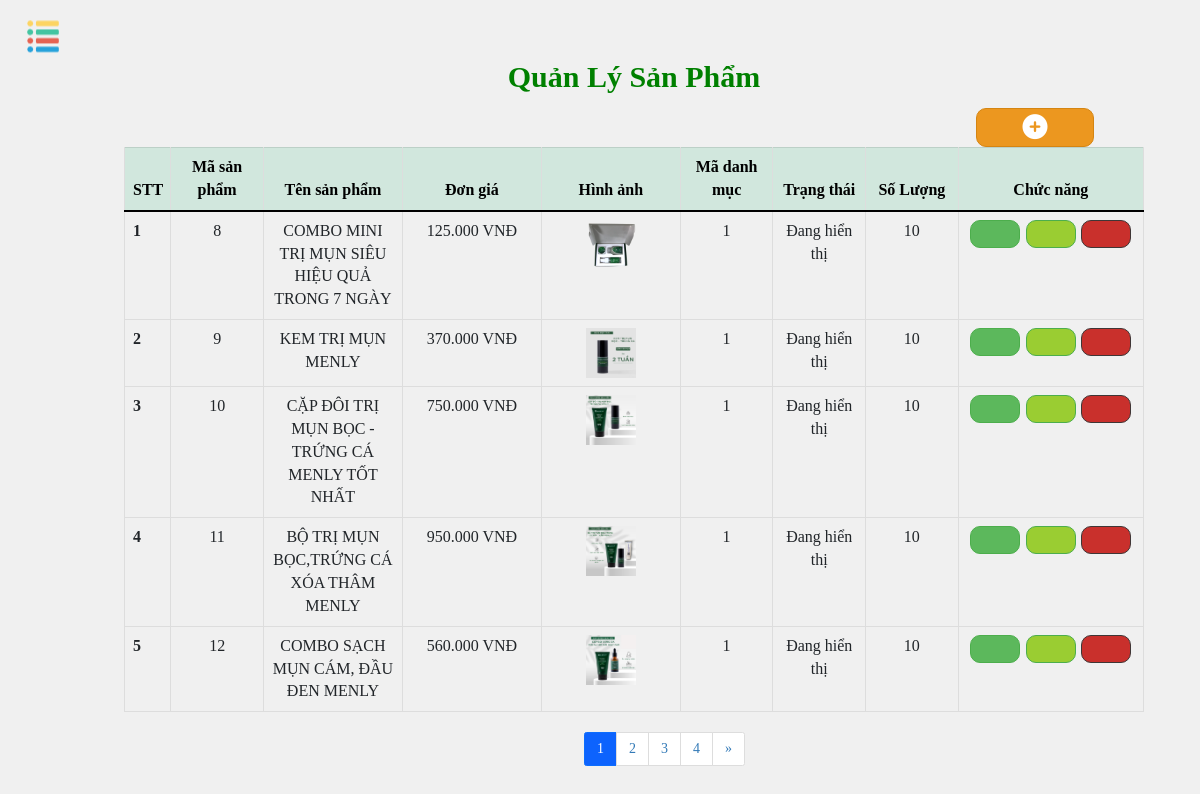
The page /admin/index.php?url=qlsanpham&page=1 (signed in) on the database its author committed.
### tables this page shows
CREATE TABLE `sanpham` (
  `MaSP` int(11) NOT NULL,
  `TenSP` varchar(100) NOT NULL,
  `DonGia` decimal(10,0) NOT NULL,
  `HinhAnh` varchar(100) NOT NULL,
  `MaDM` int(11) NOT NULL,
  `TrangThai` int(11) NOT NULL,
  `MoTa` text NOT NULL,
  `SoLuongTon` int(11) NOT NULL
);

CREATE TABLE `nhapxuat` (
  `MaNhapXuat` int(11) NOT NULL,
  `MaSP` int(11) NOT NULL,
  `GiaNhap` decimal(10,0) NOT NULL,
  `GiaXuat` decimal(10,0) NOT NULL,
  `SoLuongNhap` int(11) NOT NULL,
  `NgayApDung` date NOT NULL
);

### admin/QLSP/qlsanpham.php (the view, shortened to what this page needs)
<!DOCTYPE html>
<html lang="en">
<head>
    <link rel="stylesheet" href="https://maxcdn.bootstrapcdn.com/bootstrap/3.3.7/css/bootstrap.min.css">
      <link rel="stylesheet" href="https://maxcdn.bootstrapcdn.com/font-awesome/4.7.0/css/font-awesome.min.css">
      <link rel="stylesheet" href="./assets/css/QLSP/QLSP.css"/>
      <link rel="stylesheet" href="./assets/css/index.css"/>
      <link rel="stylesheet" href="https://cdnjs.cloudflare.com/ajax/libs/limontesweetalert2/7.2.0/sweetalert2.min.css"/>
</head>
<body>
    <?php include "./connect.php";?>
    <h1 class="title"></h1>
<table class="table table-bordered" style="text-align:center;margin-left:50px">
<a type="button" class="btn-button1" href="./index.php?url=add"> <i class="fas fa-plus-circle" id='icon-icon'></i></a>
  <thead class="table-success">
    <tr>
      <th scope="col" class="title-table" style="width: 1%">STT</th>
      <th scope="col" class="title-table" style="width: 2%">Mã sản phẩm</th>
      <th scope="col" class="title-table" style="width: 3%">Tên sản phẩm</th>
      <th scope="col" class="title-table" style="width: 3%">Đơn giá</th>
      <th scope="col" class="title-table" style="width: 3%">Hình ảnh</th>
      <th scope="col" class="title-table" style="width: 2%">Mã danh mục</th>
      <th scope="col" class="title-table" style="width: 2%">Trạng thái</th>
      <th scope="col" class="title-table" style="width: 2%">Số Lượng</th>
      <div>
          <th scope="col" class="title-table" style="width: 4%">Chức năng</th>
      </div>
    </tr>
  </thead>
  <tbody>
      <?php
      $sql = "SELECT * FROM sanpham";
      $kq = mysqli_query($conn,$sql);
      $num_rows = mysqli_num_rows($kq);
      $rows = 5;
      if(isset($_GET['page'])&&$_GET['page']>0){
        $page = ($_GET['page']-1)*$rows;
      }
      else {$page = 1;echo "<script>window.location.href='./index.php?url=qlsanpham&page=1'</script>"; }
      $sql="SELECT sp.MaSP,sp.TenSP,sp.DonGia,sp.HinhAnh,sp.MaDM,sp.TrangThai,nx.SoLuongNhap FROM sanpham as sp,nhapxuat as nx where sp.MaSP=nx.MaSP and nx.GiaXuat = sp.DonGia limit $page,$rows";
      $result = mysqli_query($conn,$sql);
      if(mysqli_num_rows($result)>0){
        $count=0;
        while($row=mysqli_fetch_array($result)){
            $count++;
      ?>
    <tr>
      <th scope="row"><?php echo $count ?></th>
      <td><?php echo $row['MaSP'] ?></td>
      <td style="word-wrap:break-word"><?php echo $row['TenSP'] ?></td>
      <td><?php echo number_format($row['DonGia'],0,",",".")." VNĐ"; ?></td>
      <td><img style="background-image: none;" class="image" src="./assets/images/images_product/<?php echo $row['HinhAnh'] ?>"></td>
      <td><?php echo $row['MaDM'] ?></td>
      <td><?php if($row['TrangThai']==1) echo "Đang hiển thị";
        else echo "Chưa hiển thị"?></td>
      <td><?php echo $row["SoLuongNhap"] ?></td>
      <div>
      <td>
              <a type="button" class="btn-button2" href="./index.php?url=view&id=<?php echo $row['MaSP']; ?>"> <i class="far fa-eye" id='icon'></i></button>
              <a type="button" class="btn-button4" href="./index.php?url=edit&id=<?php echo $row['MaSP']; ?>"> <i class="fas fa-edit" id='icon'></i></button>
              <a onclick="return Delete ('<?php echo $row['TenSP']; ?>')"  type="button" class="btn-button3" href="./index.php?url=delete&id=<?php echo $row['MaSP']; ?>"> <i class="fas fa-trash-alt" id='icon'></i></button>
            </td>
        </div>
    </tr>
    <?php }}?>
  </tbody>
</table>
<?php if(ceil($num_rows / $rows)>1){?>
<nav aria-label="Page navigation example" style="margin-left:50%;">
  <ul class="pagination">
    <?php $num_pages = ceil($num_rows / $rows);
          for($i=1;$i<=$num_pages;$i++) {
    ?>
    <li class="page-item"><a class="page-link" href="./index.php?url=qlsanpham&page=<?php echo $i ?>"><?php echo $i; ?></a></li>
    <?php } if(isset($_GET['page'])&& $_GET['page']!=$num_pages){?>
    <li class="page-item">
      <a class="page-link" href="./index.php?url=qlsanpham&page=<?php if(isset($_GET['page'])) echo $_GET['page']+1 ?>" aria-label="Next">
        <span aria-hidden="true">&raquo;</span>
      </a>
    </li>
    <?php } ?>
  </ul>
</nav>
<?php } ?>
</body>
</html>

### admin/assets/css/index.css (style rules this page uses)
* { box-sizing:border-box; -moz-box-sizing:border-box; -webkit-box-sizing:border-box; margin-top: 0px !important; }
body { background: #f0f0f0; }
.table { table-layout: fixed; }
#icon { font-family: 'Font Awesome 5 Pro'; }
.active_1 { background-color: #0d63fd !important; color: #fff !important; border-color: #0d6efd !important; }

### admin/assets/css/QLSP/QLSP.css (style rules this page uses)
.title { text-align: center; font-size:30px; color:green; margin:20px 0px 15px 100px; font-weight: bold; }
.title-table { text-align: center; }
.btn-button2 { align-items:flex-start; background-color:#5cb85c; border-color:#4cae4c; border-radius:10px; border-style:solid; border-width:1px; color:#ffffff; font-family:Helvetica Neue; font-size:14px; line-height:20px; padding:6px 12px; text-align:center; width: 50px; transform:translateX(-6px); }
.btn-button1 { align-items:flex-start; background-color:#ec971f; border-color:#d58512; border-radius:10px; border-style:solid; border-width:1px; color:#ffffff; font-family:Helvetica Neue; font-size:14px; line-height:20px; padding:6px 12px; text-align:center; float:right; width: 118px; height: 39px; transform: translateY(0px); }
#icon-icon { font-size:25px; }
.btn-button3 { align-items:flex-start; background-color:#c9302c; border-color:#3f3636; border-radius:10px; border-style:solid; border-width:1px; color:#ffffff; font-family:Helvetica Neue; font-size:14px; line-height:20px; padding:6px 12px; text-align:center; margin-right: 10px; transform: translateX(5px); width: 50px; }
.btn-button4 { align-items:flex-start; background-color:yellowgreen; border-color:#4cae4c; border-radius:10px; border-style:solid; border-width:1px; color:#ffffff; font-family:Helvetica Neue; font-size:14px; line-height:20px; padding:6px 12px; text-align:center; width: 50px; transform:translateX(0px); }
.btn .btn-button1,.btn-button2,.btn-button3 { margin:10px 0px 10px 0px; }
.image { width:50px; min-height:100% }

### rows shown on the page
sanpham: MaSP "8", TenSP "COMBO MINI TRỊ MỤN SIÊU HIỆU QUẢ TRONG 7 NGÀY", DonGia "125.000", HinhAnh (picture), MaDM "1", TrangThai "Đang hiển thị", nhapxuat.SoLuongNhap "10"
sanpham: MaSP "9", TenSP "KEM TRỊ MỤN MENLY", DonGia "370.000", HinhAnh (picture), MaDM "1", TrangThai "Đang hiển thị", nhapxuat.SoLuongNhap "10"
sanpham: MaSP "10", TenSP "CẶP ĐÔI TRỊ MỤN BỌC - TRỨNG CÁ MENLY TỐT NHẤT", DonGia "750.000", HinhAnh (picture), MaDM "1", TrangThai "Đang hiển thị", nhapxuat.SoLuongNhap "10"
sanpham: MaSP "11", TenSP "BỘ TRỊ MỤN BỌC,TRỨNG CÁ XÓA THÂM MENLY", DonGia "950.000", HinhAnh (picture), MaDM "1", TrangThai "Đang hiển thị", nhapxuat.SoLuongNhap "10"
sanpham: MaSP "12", TenSP "COMBO SẠCH MỤN CÁM, ĐẦU ĐEN MENLY", DonGia "560.000", HinhAnh (picture), MaDM "1", TrangThai "Đang hiển thị", nhapxuat.SoLuongNhap "10"
